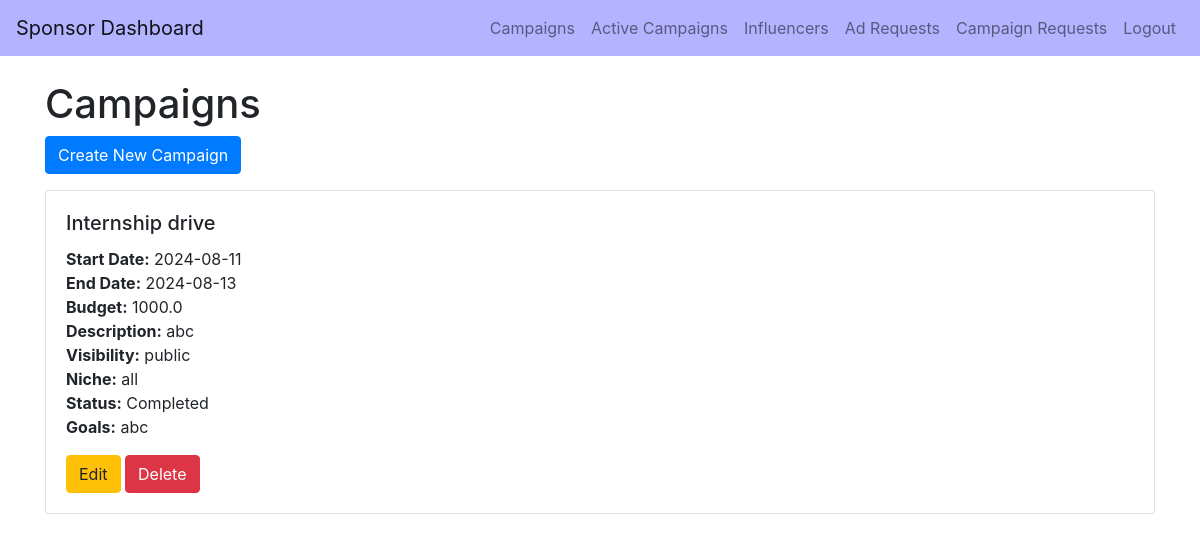
The app's page /sponsor_campaigns/google_admin with its own data.
### backend/models.py (models this page shows)
class Campaign(db.Model):
    __tablename__ = 'campaign'
    id = db.Column(db.Integer, primary_key=True)
    name = db.Column(db.String(100), nullable=False)
    description = db.Column(db.Text, nullable=False)
    start_date = db.Column(db.Date, nullable=False)
    end_date = db.Column(db.Date, nullable=False)
    budget = db.Column(db.Float, nullable=False)
    visibility = db.Column(db.String(10), nullable=False)  # public, private
    goals = db.Column(db.Text, nullable=False)
    niche = db.Column(db.String(50), nullable=False)
    status = db.Column(db.String(10), nullable=False)
    flagged = db.Column(db.Boolean, default=False, nullable=False)
    user_id = db.Column(db.Integer, db.ForeignKey('user.id'), nullable=False)
    ad_requests = db.relationship('AdRequest', backref='campaigns_ad_requests', cascade="all, delete-orphan")
    campaign_requests = db.relationship('CampaignRequest', backref='campaign_campaign_requests', cascade="all, delete-orphan")

### backend/controller.py (the view)
@app.route('/sponsor_campaigns/<username>', methods=['GET'])
def campaigns_page(username):
    user = User.query.filter_by(username=username).first()
    if user and user.role == 'sponsor':
        sponsor = Sponsor.query.filter_by(user_id=user.id).first()
        if sponsor:
            sponsor_campaigns=fetch_campaigns(user.id).campaigns
            return render_template('sponsor_campaigns.html', campaigns=sponsor_campaigns, username=username)
    return redirect(url_for('sponsor_dashboard', username=username))

### backend/controller.py (called while the page is built)
def fetch_campaigns(id):
            user_campaigns=User.query.filter_by(id=id).first()
            return user_campaigns

### templates/sponsor_campaigns.html (shortened to what this page needs)
<!DOCTYPE html>
<html lang="en">
<head>
    <link href="https://stackpath.bootstrapcdn.com/bootstrap/4.5.2/css/bootstrap.min.css" rel="stylesheet">
</head>
<body>
    <nav class="navbar navbar-expand-lg navbar-light" style="background-color: #b3b3ff;">
        <a class="navbar-brand" href="/sponsor_dashboard/{{ username }}">Sponsor Dashboard</a>
        <div class="collapse navbar-collapse">
            <ul class="navbar-nav ml-auto">
                <li class="nav-item">
                    <a class="nav-link" href="/sponsor_campaigns/{{ username }}">Campaigns</a>
                </li>
                <li class="nav-item">
                    <a class="nav-link" href="{{ url_for('active_campaigns_sponsor', username=username) }}">Active Campaigns</a>
                </li>
                <li class="nav-item">
                    <a class="nav-link" href="/sponsor_influencers/{{ username }}">Influencers</a>
                </li>
                <li class="nav-item">
                    <a class="nav-link" href="/sponsor_ad_requests/{{ username }}">Ad Requests</a>
                </li>
                <li class="nav-item">
                    <a class="nav-link" href="/sponsor_campaign_requests/{{ username }}">Campaign Requests</a>
                </li>
                <li class="nav-item">
                    <a class="nav-link" href="{{ url_for('logout') }}">Logout</a>
                </li>
            </ul>
        </div>
    </nav>
    <div class="container mt-4">
        <h1>Campaigns</h1>
        <button class="btn btn-primary mb-3" data-toggle="modal" data-target="#createCampaignModal">Create New Campaign</button>
        <div class="row">
            {% if campaigns %}
                {% for campaign in campaigns %}
                    <div class="col-12 mb-4">
                        <div class="card">
                            <div class="card-body">
                                <h5 class="card-title">{{ campaign.name }}</h5>
                                <p class="card-text">
                                    <strong>Start Date:</strong> {{ campaign.start_date }}<br>
                                    <strong>End Date:</strong> {{ campaign.end_date }}<br>
                                    <strong>Budget:</strong> {{ campaign.budget }}<br>
                                    <strong>Description:</strong> {{ campaign.description }}<br>
                                    <strong>Visibility:</strong> {{ campaign.visibility }}<br>
                                    <strong>Niche:</strong> {{ campaign.niche }}<br>
                                    <strong>Status:</strong> {{ campaign.status }}<br>
                                    <strong>Goals:</strong> {{ campaign.goals }}<br>
                                </p>
                                <button class="btn btn-warning"
                                    data-toggle="modal"
                                    data-target="#editCampaignModal"
                                    data-id="{{ campaign.id }}"
                                    data-name="{{ campaign.name }}"
                                    data-start_date="{{ campaign.start_date }}"
                                    data-end_date="{{ campaign.end_date }}"
                                    data-budget="{{ campaign.budget }}"
                                    data-visibility="{{ campaign.visibility }}"
                                    data-niche="{{ campaign.niche }}"
                                    data-description="{{ campaign.description }}"
                                    data-goals="{{ campaign.goals }}">
                                Edit
                            </button>
                                <button class="btn btn-danger" data-toggle="modal" data-target="#deleteCampaignModal" data-id="{{ campaign.id }}">Delete</button>
                            </div>
                        </div>
                    </div>
                {% endfor %}
            {% else %}
                <p>No campaigns found.</p>
            {% endif %}
        </div>
    </div>
</body>
</html>

### records on screen
Campaign: name "Internship drive", start_date "2024-08-11", end_date "2024-08-13", budget "1000.0", description "abc", visibility "public", niche "all", status "Completed", goals "abc"
